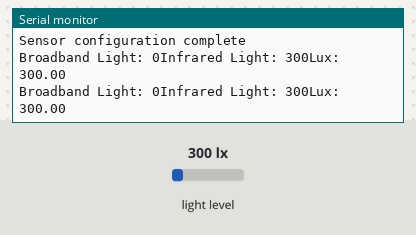
A sketch run on a simulated Arduino Uno, built with avr-gcc and run on an emulated ATmega328P. Shown: the last lines printed to the serial monitor. Inputs (shaded band) come from the test bench; at power-on: light level 300 lx.

Above: at 1.2 s.
1.3 s: light level set to 40 lx
At 2.6 s:
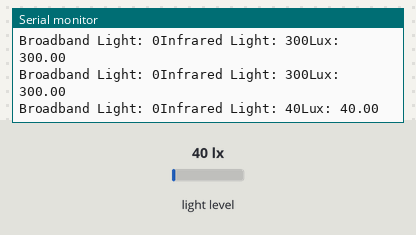
2.8 s: light level set to 500 lx
At 3.6 s:
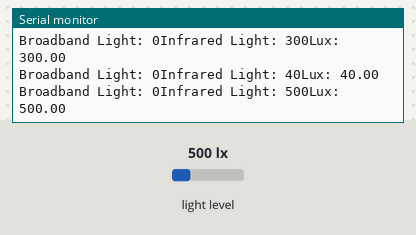
Timing chart, 0 to 5.8 s (numbered marks = the images above; inputs shaded):
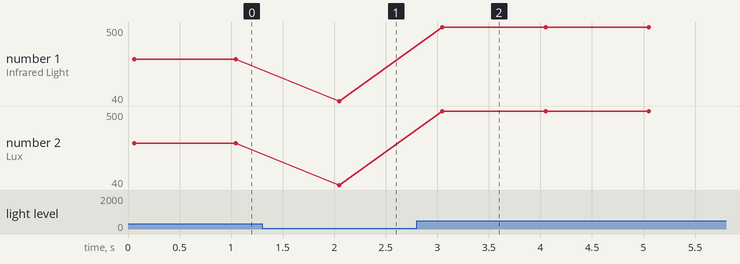

The sketch:

Light_sensor.ino
```cpp
#include <Wire.h>   // Provides support for I²C communication, which is used to interact with the TSL2591 sensor.
#include <Adafruit_Sensor.h>
#include <Adafruit_TSL2591.h>

// Create an instance of the TSL2591
Adafruit_TSL2591 tsl = Adafruit_TSL2591(2591);

void setup() {
  Serial.begin(9600);
  Serial.println("TSL2591 Light Sensor Test");

  if (!tsl.begin()) {
    Serial.println("No TSL2591 sensor found ... check your wiring?");
    while (1);
  }

  configureSensor();
}

void loop() {
  uint16_t broadband = tsl.getFullLuminosity() >> 16;     // >> 16 extracts the upper 16 bits (broadband light).
  uint16_t infrared = tsl.getFullLuminosity() & 0xFFFF;     // & 0xFFFF extracts the lower 16 bits (infrared light).

  Serial.print("Broadband Light: ");
  Serial.print(broadband);
  Serial.print("Infrared Light: ");
  Serial.print(infrared);
  Serial.print("Lux: ");
  Serial.println(tsl.calculateLux(broadband, infrared));

  delay(1000);
}

void configureSensor() {
  // Set gain: Controls the sensitivity of the sensor to light
  // TSL2591_GAIN_LOW, TSL2591_GAIN_MED, TSL2591_GAIN_HIGH, or TSL2591_GAIN_MAX
  tsl.setGain(TSL2591_GAIN_MED);

  // Set integration time: Determines how long the sensor collects light for each measurement
  // TSL2591_INTEGRATIONTIME_100MS, TSL2591_INTEGRATIONTIME_200MS, TSL2591_INTEGRATIONTIME_300MS,
  // TSL2591_INTEGRATIONTIME_400MS, TSL2591_INTEGRATIONTIME_500MS, TSL2591_INTEGRATIONTIME_600MS
  tsl.setTiming(TSL2591_INTEGRATIONTIME_200MS);

  Serial.println("Sensor configuration complete");
}
```

Measured:
- after the input at 1.3 s, the serial monitor: prints a new line after 0.75 s (image 1)
- after the input at 2.8 s, the serial monitor: prints a new line after 0.25 s (image 2)
- plotted number 1: 300 → 40 after the input at 1.3 s, 40 → 500 after the input at 2.8 s
- plotted number 2: 300 → 40 after the input at 1.3 s, 40 → 500 after the input at 2.8 s
